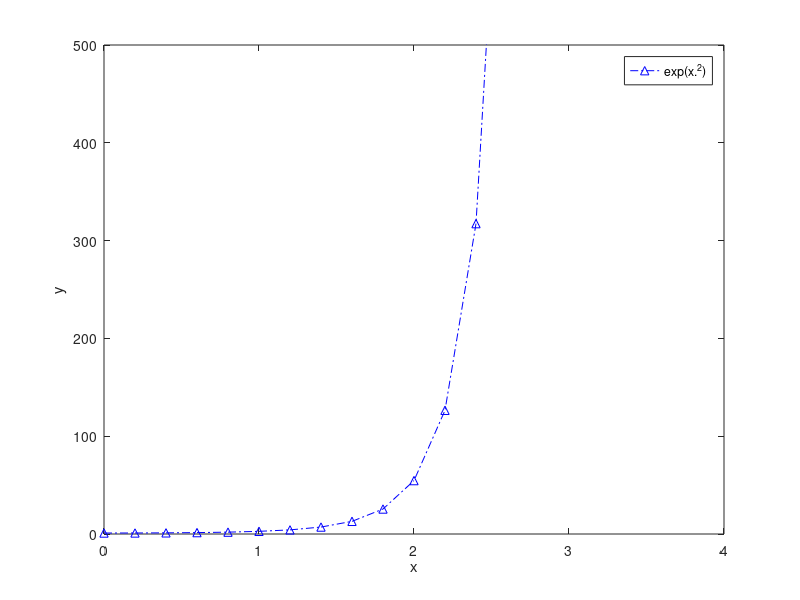

This figure's MATLAB source:
clc
clear all
close all
x=0:0.2:4;
y=exp(x.^2);
plot(x,y,'-. b^')
xlabel('x')
ylabel('y')
legend('exp(x.^2)')
ylim([0 500]);